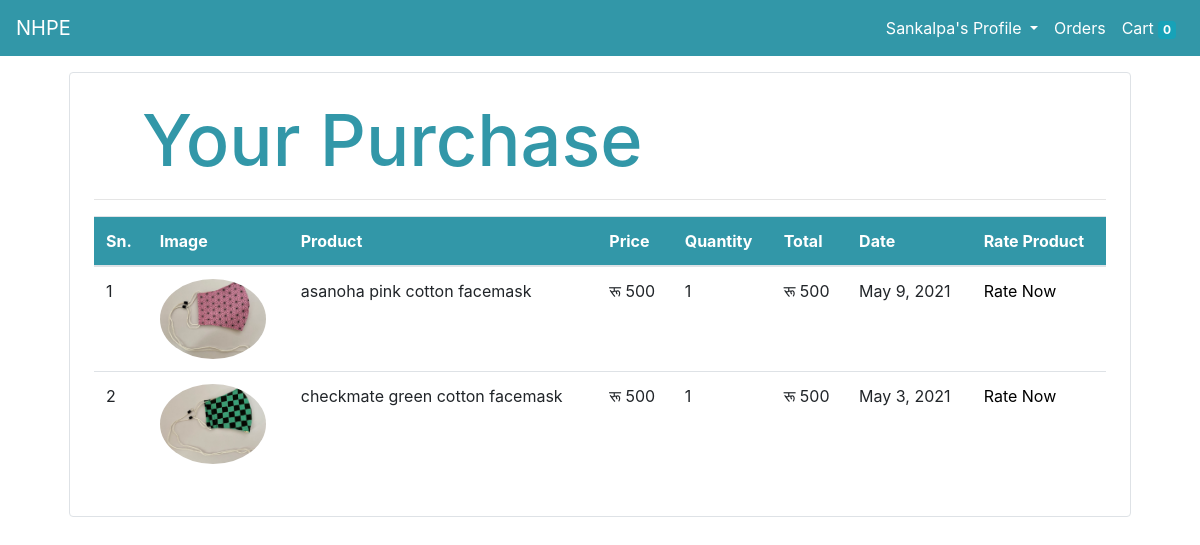
/accounts/purchase (signed in), run on the app's committed database.
### store/models.py (models this page shows, shortened)
class Order(models.Model):
    product = models.ForeignKey(Product, on_delete=models.CASCADE)
    customer = models.ForeignKey(Customer, on_delete=models.CASCADE)
    quantity = models.IntegerField(default=1)
    price = models.IntegerField()
    address = models.CharField(max_length=25, default='')
    phone = models.CharField(max_length=10, default='')
    date = models.DateField(default=datetime.datetime.today)
    status = models.BooleanField(default=False)
    @staticmethod
    def get_orders_by_customer(customer_id):
        return Order \
            .objects \
            .filter(customer=customer_id) \
            .order_by('-date')

class Product(models.Model):
    objects = None
    name = models.CharField(max_length=50)
    price = models.IntegerField(default=0)
    category = models.ForeignKey(Category, on_delete=models.CASCADE, default=1)
    descriptions = models.CharField(max_length=1000, default='', null=True, blank=True)
    image = models.ImageField(upload_to='uploads/products/')

### accounts/views.py (the view)
# urls.py: path('purchase',  Purchased_View.as_view(), name='purchase'),
class Purchased_View(View):
    @method_decorator(auth_middleware)
    def get(self, request):
        customer = request.session.get('customer')
        orders = Order.get_orders_by_customer(customer)
        return render(request, 'purchased.html', {'orders': orders})

### store/templatetags/filters.py (called while the page is built)
@register.filter(name='rupees')
def rupees(number):
    return "रू " + str(number)

@register.filter(name='total')
def rupees(number1, number2):
    return number1 * number2

### accounts/templates/purchased.html
{% extends 'base.html' %}
{% load static %}
{% block content %}
{% load cart %}
{% load filters %}
<div class="container">
    <div class="border rounded p-4 m-4">
        <p class="display-3 pl-4 ml-4" style="font-weight: 500; color: #3297a8;">Your Purchase</p>
        <hr>
        <table class="table">
            <thead class="table1">
                <tr>
                    <th>Sn.</th>
                    <th>Image</th>
                    <th>Product</th>
                    <th>Price</th>
                    <th>Quantity</th>
                    <th>Total</th>
                    <th>Date</th>
                    <th>Rate Product</th>
                </tr>
            </thead>
            <tbody>
                {% for order in orders %}
                <tr>
                    {% if order.status == True %}
                    <td>{{forloop.counter}}</td>
                    <td><img style= "height: 80px;" class="rounded-circle" src="{{order.product.image.url}}" alt=""></td>
                    <td>{{order.product.name}}</td>
                    <td>{{order.price|rupees}}</td>
                    <td>{{order.quantity}}</td>
                    <td>{{order.quantity|total:order.price|rupees}}</td>
                    <td>{{order.date}}</td>
                    <td class="table2"><a href="/rating/rate/{{order.product.id}}" >Rate Now</a></td>
                    {% endif %}
                </tr>
                {% endfor %}
            </tbody>
        </table>
    </div>
</div>
{% endblock %}

### static/css/style.css (style rules this page uses)
a { color: white; }
.table1 { color: white; background-color: #3297a8; }
.table2 a { color: black; }

### data on the page
Order: product.image (picture), product.name "asanoha pink cotton facemask", price "रू 500", quantity "1", quantity|total "रू 500", date "May 9, 2021"
Order: product.image (picture), product.name "checkmate green cotton facemask", price "रू 500", quantity "1", quantity|total "रू 500", date "May 3, 2021"

### other printed values
{{ request.session.name }} "Sankalpa"
{{ request.session.cart.keys|length }} "0"
